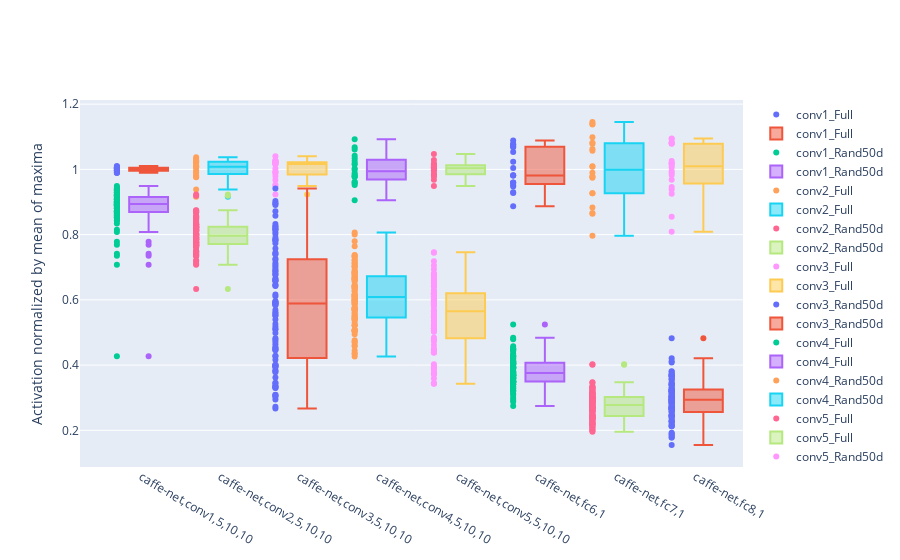

Notebook code cell kept with this figure:
### Code cell
layout = go.Layout(
    xaxis = go.layout.XAxis(
        tickmode = 'array',
        tickvals = 0.3+np.arange(len(layer_names)),
        ticktext = unit_arr#layer_names
    ), 
    yaxis=go.layout.YAxis(
        title=go.layout.yaxis.Title(text="Activation normalized by mean of maxima",))
)
fig3 = go.Figure(
    layout = layout
)
for i, unit in enumerate(unit_arr):
    best_scores = np.load(join(basedir, "%s_%s_%d_full" % (unit[0], unit[1], unit[2]), "best_scores.npy"))
    normalizer = best_scores.mean()
    fig3.add_scatter(
        x=[i]*best_scores.shape[0],
        y=best_scores.mean(axis=1) / normalizer,
        mode='markers', name=layer_names[i]+"_Full", #showlegend=True
    )
    fig3.add_box(
        x0=i+0.4, y=best_scores.mean(axis=1) / normalizer,
        name=layer_names[i]+"_Full", #showlegend=True
    )
    best_scores = np.load(join(basedir, "%s_%s_%d" % (unit[0], unit[1], unit[2]), "best_scores.npy"))
    fig3.add_scatter(
        x=[i]*best_scores.shape[0],
        y=best_scores.mean(axis=1) / normalizer,
        mode='markers', name=layer_names[i]+"_Rand50d", #showlegend=True
    )
    fig3.add_box(
        x0=i+0.4, y=best_scores.mean(axis=1) / normalizer,
        name=layer_names[i]+"_Rand50d", #showlegend=True
    )

fig3.show()
